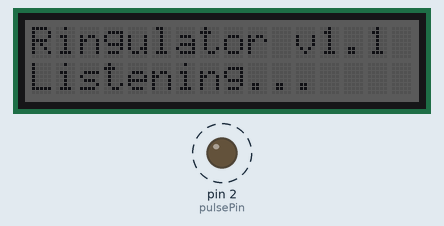
This sketch was run on a simulated Arduino Uno, built with avr-gcc and run on an emulated ATmega328P. On the bench: 16×2 character LCD, output pins drawn as LEDs (lit = HIGH). Dashed ring = blinking.

Above: at 0.48 s.
Timing chart, 0 to 130.0 s (numbered marks = the images above):
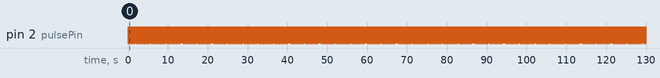

The sketch:

Ringulator.ino
```cpp
// (licence header left out)
#include <FreqCount.h>   // input pin will depend on MCU, D5 for UNO, see FreqCount docs
#include <Wire.h>
#include "rgb_lcd.h"     // Seed Grove-LCD RGB Backlight

// no calibration factor
#undef TIMER_USE_TIMER2

#define BD 40            // display brightness

#define pinModeInp(pin) DDRD = DDRD & ~(1 << pin) // equivalent to pinMode(thisPin, INPUT)
#define pinModeOut(pin) DDRD = DDRD | (1 << pin)  // likewise but for OUTPUT

rgb_lcd lcd;             // instantiate lcd variable

const byte pulsePin = 2; // pin going to transistor
unsigned long count = 0; // ring count

void setup() {
  // put your setup code here, to run once:
  pinModeOut(pulsePin);  // saves 62 bytes(!)

  lcd.begin(16, 2); // 16 character, 2 line display
  lcd.setRGB(BD, BD, BD); // reduce brightness

  // Uncomment here and below for serial output:
  /*  Serial.begin(9600);
    while (!Serial) {
      ; // wait for serial port to connect. Needed for native USB port only
    }
  */
}

void loop() {
  // put your main code here, to run repeatedly:

  digitalWrite(pulsePin, LOW);   // charge capacitor
  delay(110);
  digitalWrite(pulsePin, HIGH);  // δ

  FreqCount.begin(226);          // begin count
  while (!FreqCount.available());
  count = FreqCount.read();      // take erasurement
  FreqCount.end();               // switch blanking

  // Begin output routine
  //  Serial.println(count);
  lcd.clear();
  if (count <= 0) {
    lcd.print("Ringulator v1.1");
    lcd.setCursor(0, 1);
    lcd.print("Listening...");
  }
  else {
    lcd.setCursor(3, 0);
    if (count < 100) lcd.print(' '); // padding of the numerinos
    if (count < 10) lcd.print(' ');
    lcd.print(count);
    lcd.print(" Rings");
  }
}
```

Measured:
- by itself, pin 2 (pulsePin): alternates HIGH for 0.25 s and LOW for 0.11 s
